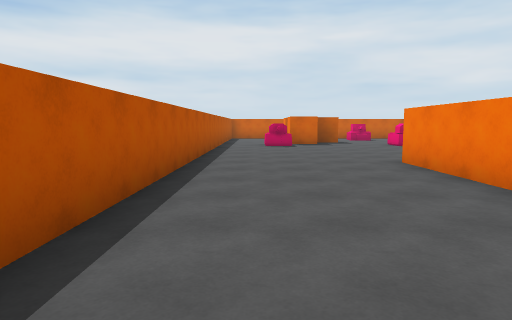
View 1 (above)

24 first-person views from a walk through a 3-D level made in the Unity game engine. The camera is 1.4 m above the floor, tilts 6° down and sees 75° across. The floor is counted in squares, 2 m on a side. Each view is taken from the middle of a square. On the plan, view 1 faces up. The plan holds only what a view shows up to about 10 squares ahead; the rest is blank. The place goes on beyond the plan. The player is left out.

View 2
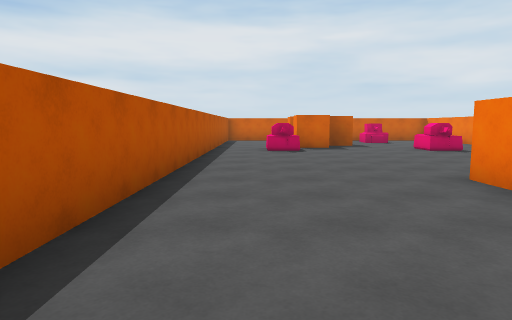

View 3
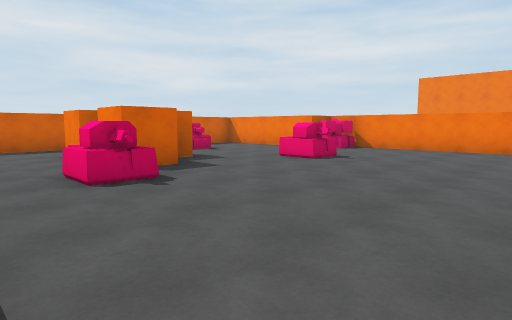

View 4
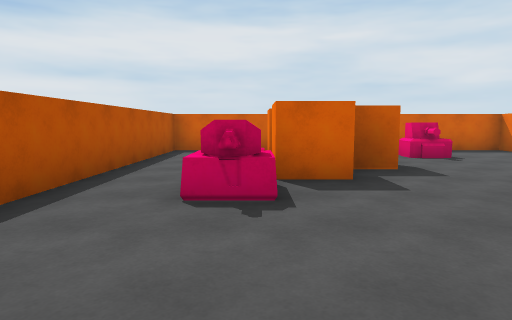

View 5
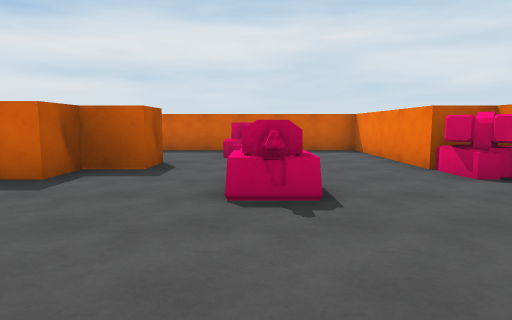

View 6
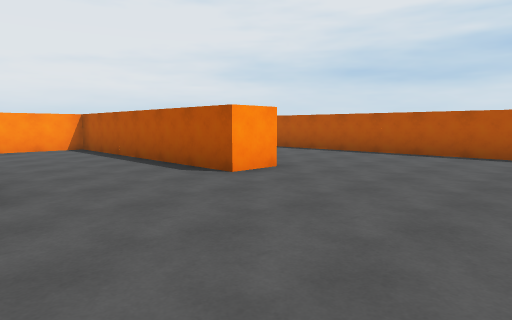

View 7
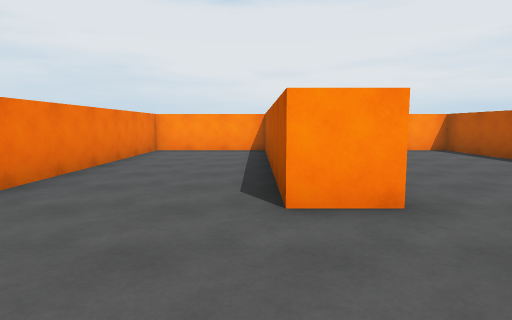

View 8
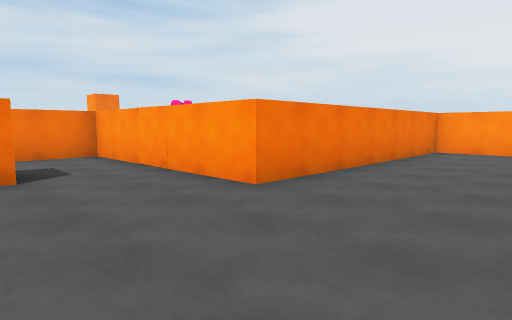

View 9
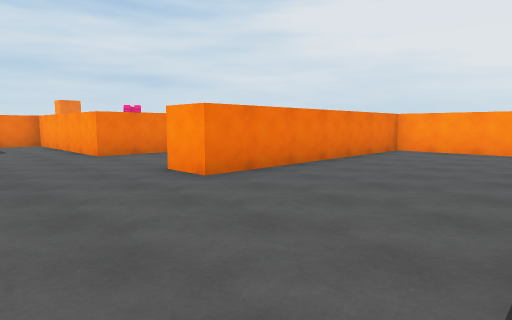

View 10
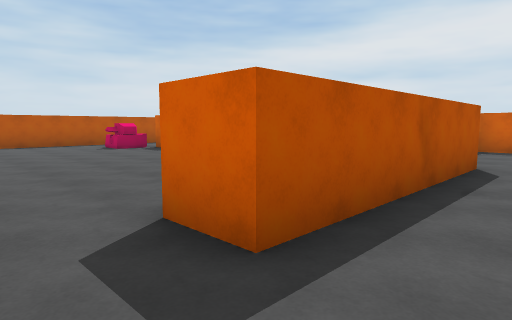

View 11
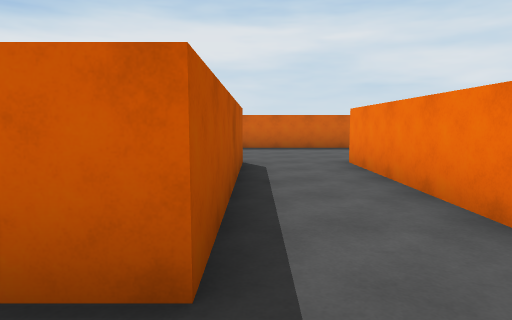

View 12
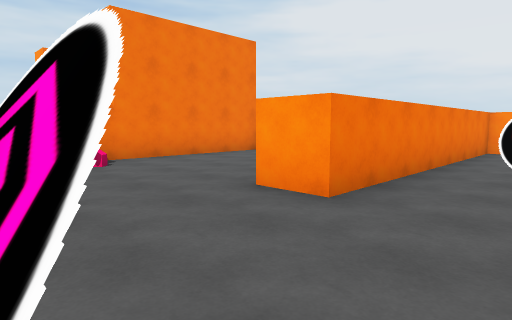

View 13
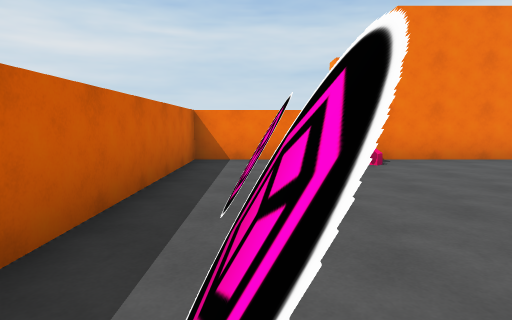

View 14
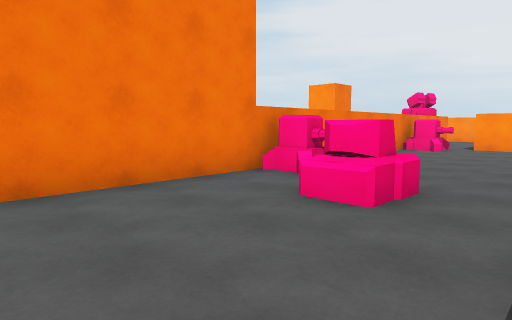

View 15
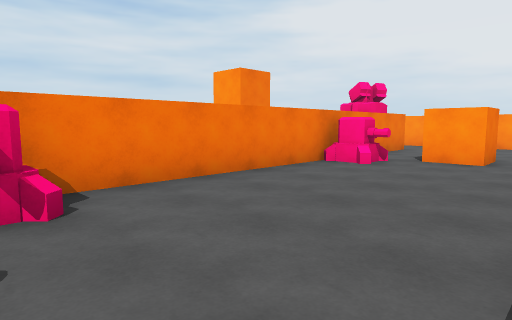

View 16
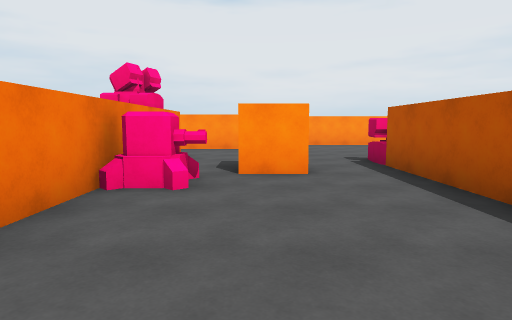

View 17
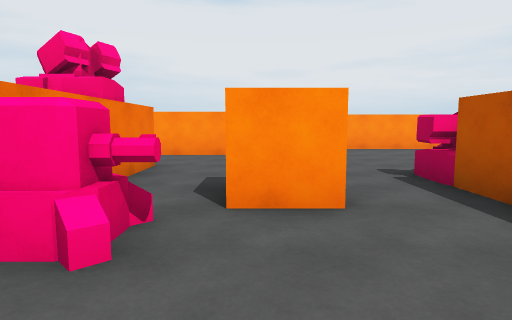

View 18
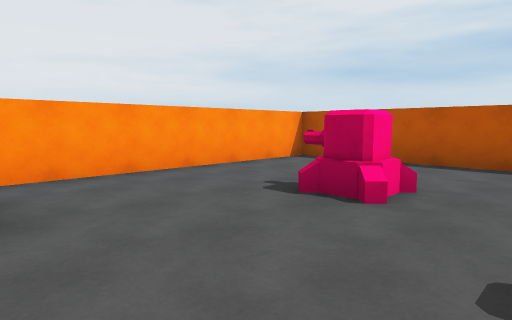

View 19
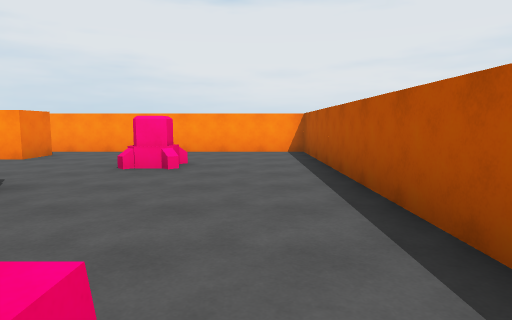

View 20
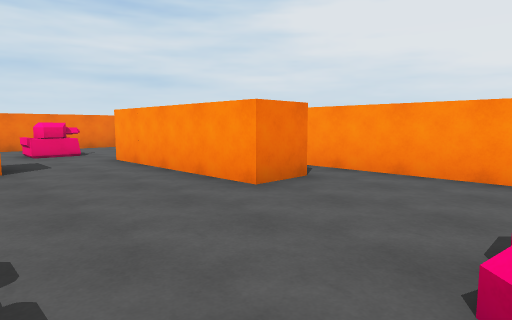

View 21
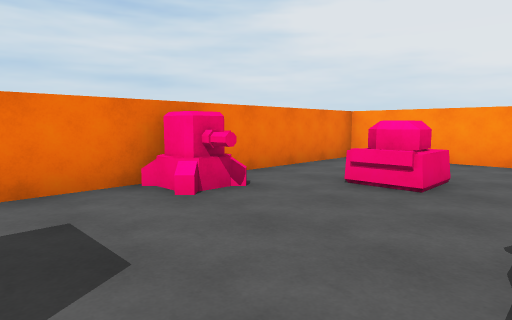

View 22
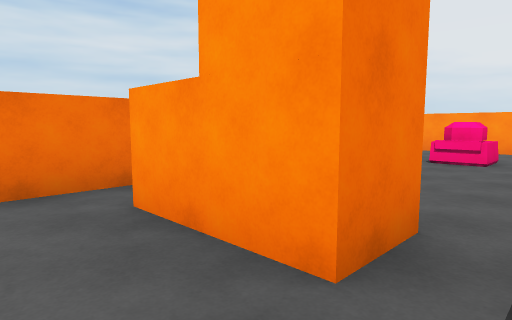

View 23
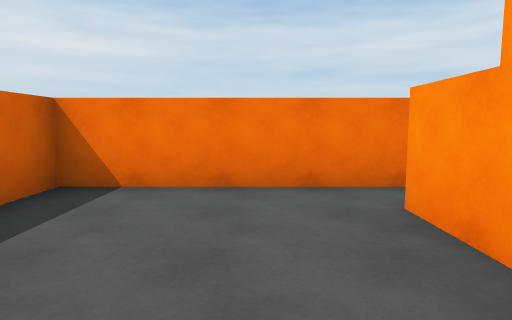

View 24
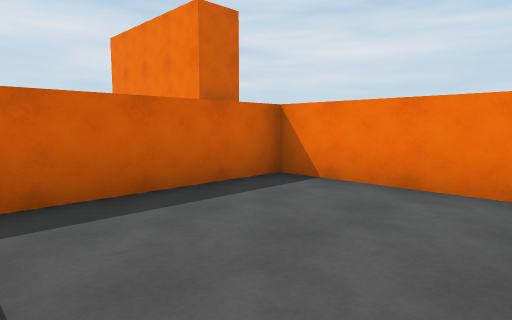

### Floor plan
Points are (right, up) in squares from view 1. A wall is a line through its corners. A room is listed if a view was taken in it or the views show most of it. See-through windows are left out.
Room 1 (views 1, 2, 3, 4, 5, 6, 7, 8, 9)
walls: (8.8, 9.5) (8.8, 11.5); (2.8, -0.4) (2.8, 6.2) (3.7, 6.2) (3.7, -0.2); (7.8, 13.4) (7.8, 17.2) (-1.2, 17.2) (-1.2, -0.2); (6.7, -0.4) (6.7, 6.2) (7.5, 6.2)
ways out: opening at (8, 8) to room 2
objects: other object (-1, -1) to (0, -1); other object (1, -1); other object (1, 11) to (1, 12); other object (2, -1); other object (2, 12); other object (2, 13); other object (2, 15); other object (4, -1) to (5, -1); other object (5, 11) to (5, 12); other object (5, 15) to (5, 16); other object (6, -1); other object (8, 13); other object (9, 13)
Room 2 (views 10, 11, 14, 15, 16, 17, 18, 19, 20, 21, 22, 23, 24)
walls: (16.7, 2.5) (16.7, 13.6); (12.7, 4.1) (12.7, 1.5); (11.7, 6.1) (11.7, 10.5); (21.7, 3.2) (21.7, 7.2); (7.7, 2.5) (7.7, -4.7) (14.5, -4.7); (9.8, 10.5) (9.8, 8.3) (8.8, 8.3) (8.8, 9.5); (18.9, -4.7) (21.7, -4.7) (21.7, 1.6); (11.7, 13.2) (12.8, 13.2); (16.7, 15.1) (16.7, 17.2) (11.5, 17.2); (11.8, 15.9) (12.5, 15.9); (10.5, 15.9) (11.2, 15.9)
low walls: (12.5, 16) (11.8, 16)
ways out: opening at (8, 8) to room 1; opening at (11, 10) to room 3; opening at (12, 14.5) to room 3; opening at (11.5, 17)
objects: other object (8, 6) to (9, 6); other object (10, 3) to (10, 4); other object (10, 6); other object (11, -2); other object (11, 6); other object (12, 1); other object (14, -3) to (15, -3); other object (15, 2); other object (15, 10); other object (16, -3); other object (16, 3); other object (16, 9); other object (16, 14); other object (17, -3); other object (17, 0); other object (17, 1); other object (18, 8) to (19, 8); other object (19, 3); other object (20, -2); other object (20, 3); other object (20, 8); other object (21, 0); other object (21, 8)
Room 3 (views 12, 13)
walls: (9.8, 12.4) (9.8, 10.5); (11.7, 10.5) (11.7, 13.2)
low walls: (11.2, 16) (10.5, 16)
ways out: opening at (11, 10) to room 2; opening at (12, 14.5) to room 2; opening at (10, 16)

Positions as (right, up) in squares from view 1, and headings:
1: (0, 0), facing up
2: (0, 2), facing up
3: (-1, 7), facing up-right
4: (1, 8), facing up
5: (5, 8), facing up
6: (7, 10), facing down-left
7: (4, 9), facing down
8: (4, 9), facing down-right
9: (-1, 9), facing down-right
10: (11, 7), facing up-left
11: (10, 7), facing up
12: (10, 16), facing down-right
13: (10, 16), facing right
14: (13, 13), facing down-right
15: (13, 9), facing down-right
16: (15, 7), facing down
17: (15, 5), facing down
18: (14, 0), facing down-left
19: (9, 4), facing down
20: (11, 0), facing down-right
21: (18, 2), facing down-right
22: (18, 5), facing down-right
23: (18, 5), facing right
24: (18, 4), facing up-right
